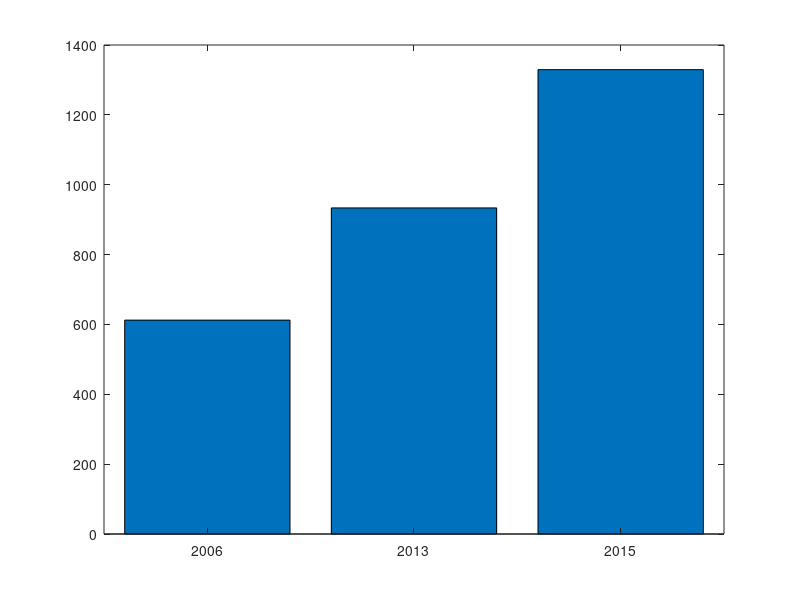
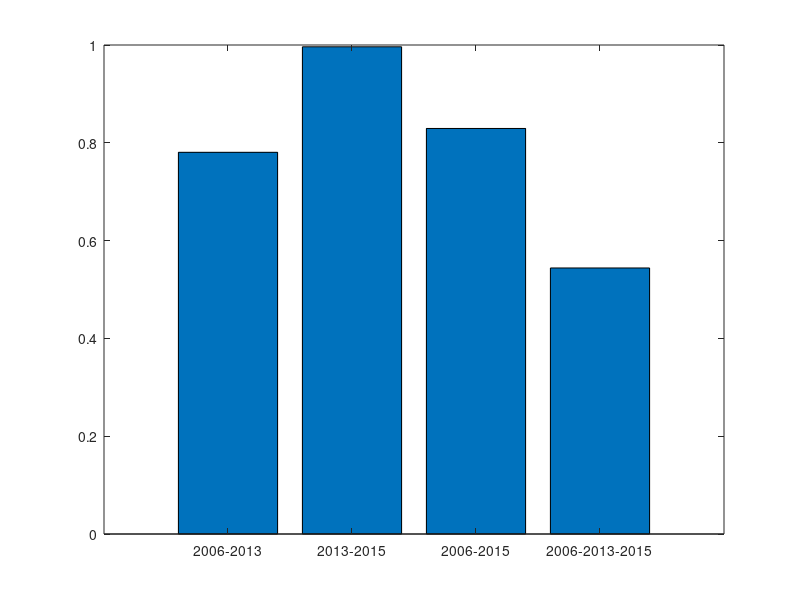

Reproduce these figures in MATLAB, in order.
%-------------------------------------------------------
%------------PRP Project crop Corn----------------------
%------------Date:17/14/2016----------------------------
%------------Janvi Patel,Nishi Patel--------------------
%-------------------------------------------------------
clc;
clear;

Total_Plot=150;

fr_N=[87 104.3 120];
fr_P=[33 55.7 60];
fr_S=[10 27 23];
fr_K=[60 34 40];

fr_A_intersect_N=[0 3 3.12];
fr_A_intersect_P=[5 4 3.75];
fr_A_intersect_S=[1 0 1.5];
fr_A_intersect_K=[2 3 1.7];

fr_B_intersect_N=[6 8 8.9];
fr_B_intersect_P=[4 8 13];
fr_B_intersect_S=[8 5 10];
fr_B_intersect_K=[6 3 6.2];


mean=[47.5	55.25	60.75];
sd=[33.33167	34.90812	42.2955];

Yield_A=8316.5;    %unit lbs./acre
Yield_B=10350.5;
i=0;


for i=1:3
    Pr_corn_N(i)=fr_N(i)/Total_Plot;
    Pr_corn_P(i)=fr_P(i)/Total_Plot;
    Pr_corn_S(i)=fr_S(i)/Total_Plot;
    Pr_corn_K(i)=fr_K(i)/Total_Plot;

    Pr_A_intersect_N(i)=fr_A_intersect_N(i)/Total_Plot;
    Pr_A_intersect_P(i)=fr_A_intersect_P(i)/Total_Plot;
    Pr_A_intersect_S(i)=fr_A_intersect_S(i)/Total_Plot;
    Pr_A_intersect_K(i)=fr_A_intersect_K(i)/Total_Plot;

    Pr_A_given_N(i) = Pr_A_intersect_N(i)/Pr_corn_N(i);
    Pr_A_given_P(i) = Pr_A_intersect_P(i)/Pr_corn_P(i);
    Pr_A_given_S(i) = Pr_A_intersect_S(i)/Pr_corn_S(i);
    Pr_A_given_K(i) = Pr_A_intersect_K(i)/Pr_corn_K(i);
    
    Pr_N_intersect_A_given_N(i)=Pr_corn_N(i)*Pr_A_intersect_N(i);
    Pr_P_intersect_A_given_P(i)=Pr_corn_P(i)*Pr_A_intersect_P(i);
    Pr_S_intersect_A_given_S(i)=Pr_corn_S(i)*Pr_A_intersect_S(i);
    Pr_K_intersect_A_given_K(i)=Pr_corn_K(i)*Pr_A_intersect_K(i);
    
    
    % for B yield
    Pr_B_intersect_N(i)=fr_B_intersect_N(i)/Total_Plot;
    Pr_B_intersect_P(i)=fr_B_intersect_P(i)/Total_Plot;
    Pr_B_intersect_S(i)=fr_B_intersect_S(i)/Total_Plot;
    Pr_B_intersect_K(i)=fr_B_intersect_K(i)/Total_Plot;

    Pr_B_given_N(i) = Pr_B_intersect_N(i)/Pr_corn_N(i);
    Pr_B_given_P(i) = Pr_B_intersect_P(i)/Pr_corn_P(i);
    Pr_B_given_S(i) = Pr_B_intersect_S(i)/Pr_corn_S(i);
    Pr_B_given_K(i) = Pr_B_intersect_K(i)/Pr_corn_K(i);
    
    Pr_N_intersect_B_given_N(i)=Pr_corn_N(i)*Pr_B_intersect_N(i);
    Pr_P_intersect_B_given_P(i)=Pr_corn_P(i)*Pr_B_intersect_P(i);
    Pr_S_intersect_B_given_S(i)=Pr_corn_S(i)*Pr_B_intersect_S(i);
    Pr_K_intersect_B_given_K(i)=Pr_corn_K(i)*Pr_B_intersect_K(i);
    
    E_production_N_yield_A(i) = Pr_N_intersect_A_given_N(i)*Yield_A;
    E_production_N_yield_B(i) = Pr_N_intersect_B_given_N(i)*Yield_B;
    E_production_N(i) = E_production_N_yield_A(i)+E_production_N_yield_B(i);
    
    E_production_P_yield_A(i) = Pr_P_intersect_A_given_P(i)*Yield_A;
    E_production_P_yield_B(i) = Pr_P_intersect_B_given_P(i)*Yield_B;
    E_production_P(i) = E_production_P_yield_A(i)+E_production_P_yield_B(i);
    
    E_production_S_yield_A(i) = Pr_S_intersect_A_given_S(i)*Yield_A;
    E_production_S_yield_B(i) = Pr_S_intersect_B_given_S(i)*Yield_B;
    E_production_S(i) = E_production_S_yield_A(i)+E_production_S_yield_B(i);
    
    E_production_K_yield_A(i) = Pr_K_intersect_A_given_K(i)*Yield_A;
    E_production_K_yield_B(i) = Pr_K_intersect_B_given_K(i)*Yield_B;
    E_production_K(i) = E_production_K_yield_A(i)+E_production_K_yield_B(i);
   
    E_Total_Production(i) = E_production_N(i)+ E_production_P(i)+ E_production_S(i)+ E_production_K(i);
end

figure;
bar(E_Total_Production)
set(gca,'XTickLabel',{'2006','2013','2015'})

for i=1:3
    z_N(i)=(fr_N(i)-mean(i))/sd(i);
    z_P(i)=(fr_P(i)-mean(i))/sd(i);
    z_S(i)=(fr_S(i)-mean(i))/sd(i);
    z_K(i)=(fr_K(i)-mean(i))/sd(i);
end

temp_N_12=z_N(1)*z_N(2);
temp_P_12=z_P(1)*z_P(2);
temp_S_12=z_S(1)*z_S(2);
temp_K_12=z_K(1)*z_K(2);

temp_12=temp_N_12+temp_P_12+temp_S_12+temp_K_12;
correlation_coefficient_12=temp_12/3;

temp_N_23=z_N(3)*z_N(2);
temp_P_23=z_P(3)*z_P(2);
temp_S_23=z_S(3)*z_S(2);
temp_K_23=z_K(3)*z_K(2);

temp_23=temp_N_23+temp_P_23+temp_S_23+temp_K_23;
correlation_coefficient_23=temp_23/3;

temp_N_13=z_N(1)*z_N(3);
temp_P_13=z_P(1)*z_P(3);
temp_S_13=z_S(1)*z_S(3);
temp_K_13=z_K(1)*z_K(3);

temp_13=temp_N_13+temp_P_13+temp_S_13+temp_K_13;
correlation_coefficient_13=temp_13/3;

temp_N_123=z_N(1)*z_N(2)*z_N(3);
temp_P_123=z_P(1)*z_P(2)*z_P(3);
temp_S_123=z_S(1)*z_S(2)*z_S(3);
temp_K_123=z_K(1)*z_K(2)*z_K(3);

temp_123=temp_N_123+temp_P_123+temp_S_123+temp_K_123;
correlation_coefficient_123=temp_123/3;
correlation_coefficient=[correlation_coefficient_12 correlation_coefficient_23 correlation_coefficient_13 correlation_coefficient_123];
figure;
bar(correlation_coefficient)
set(gca,'XTickLabel',{'2006-2013','2013-2015','2006-2015','2006-2013-2015'})




